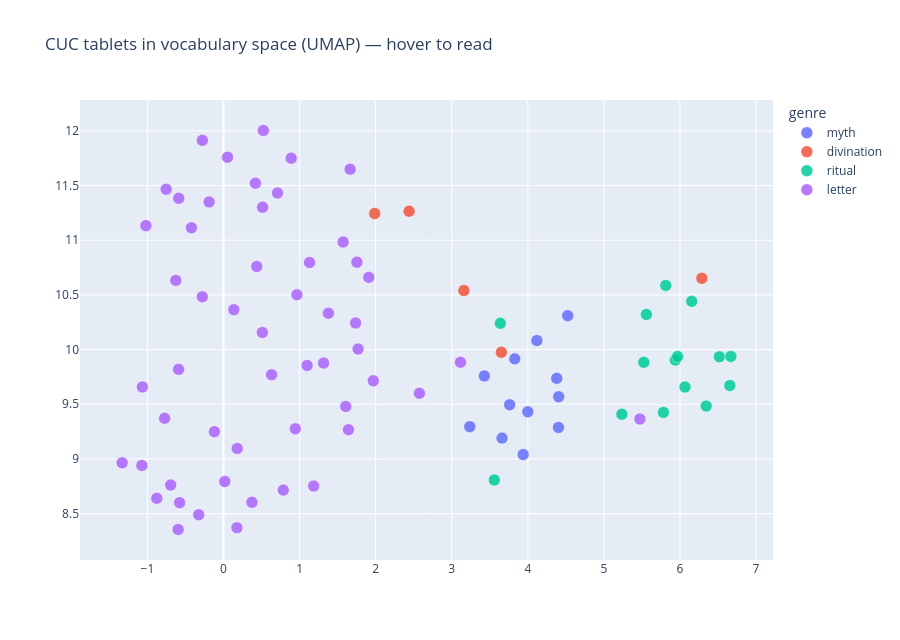

Notebook cell for this chart:
### Markdown cell above
## 3. The map — hover a point to read the tablet  ⭐
Colours are the *known* genres. Do they land in separate regions on their own?

### Code cell
import pandas as pd
import plotly.express as px

def preview(t, n=3):
    return "<br>".join(f"{r}: {l}" for r, l in zip(t["refs"][:n], t["lines"][:n]))

df = pd.DataFrame({
    "x": xy[:,0], "y": xy[:,1],
    "KTU": [t["ktu"] for t in sample], "name": [t["name"] for t in sample], "genre": genres,
    "words": [len(t["tokens"]) for t in sample],
    "text": [preview(t) for t in sample]})

fig = px.scatter(df, x="x", y="y", color="genre", hover_name="KTU",
                 hover_data={"x": False, "y": False, "name": True, "genre": True,
                             "words": True, "text": True},
                 title=f"CUC tablets in vocabulary space ({METHOD}) — hover to read")
fig.update_traces(marker=dict(size=12, opacity=0.85, line=dict(width=0.5, color="white")))
fig.update_layout(height=640, legend_title_text="genre",
                  xaxis_title="", yaxis_title="")
fig.show()

### Figure 1 — Plotly figure (JSON) as saved in the notebook; plotly's stock layout.template omitted (floating-point values rounded to 4 significant figures; data arrays with more than 128 entries replaced by an {"elided": "..."} marker saying what was removed)
{"data": [{"customdata": [["Baal Myth First Tablet", "myth", 462, "KTU 1.1 II 1: [ḥšk . ʿṣk . ʿbṣk . ʿ]my . pʿnk<br>KTU 1.1 II 2: [tlsmn . ʿmy . twt]ḥ . išdk<br>KTU 1.1 II 3: [tk . ḫršn]r . [t]ḥmk . w št"], ["Snake Bite Incantation", "myth", 473, "KTU 1.100 I 1: um . pḥl . pḥlt . bt . ʿn . bt . abn . bt . šmm . w thm<br>KTU 1.100 I 2: qrit . l špš . umh . špš . um . ql . bl . ʿm<br>KTU 1.100 I 3: il . mbk nhrm . b ʿdt . thmtm"], ["Incantation for Medical Treatment", "myth", 159, "KTU 1.114 I 1: il dbḥ . b bth . mṣd . ṣd . b qrb<br>KTU 1.114 I 2: hklh . ṣḥ . l qṣ . ilm . tlḥmn<br>KTU 1.114 I 3: ilm . w tštn . tštn ynʿd šbʿ"], ["Baal Myth Second Tablet", "myth", 857, "KTU 1.2 I 1: x<br>KTU 1.2 I 2: k ṯb . x<br>KTU 1.2 I 3: at . ypʿt . b a"], ["Shachar and Shalim and the Gracious Gods", "myth", 525, "KTU 1.23 I 1: iqra . ilm . nʿ[mm]<br>KTU 1.23 I 2: w ysmm . bn . šp<br>KTU 1.23 I 3: ytnm . qrt . l ʿly"], ["Nikkal and the Kotharat", "myth", 213, "KTU 1.24 I 1: ašr . nkl wib . <br>KTU 1.24 I 2: ḫrḫb . mlk . qẓ . ḫrḫb . m<br>KTU 1.24 I 3: lk . aġzt . b srr . špš"], ["Baal Myth Third Tablet", "myth", 1171, "KTU 1.3 I 1: al . tġl[ . ]bd[xxxxx]<br>KTU 1.3 I 2: p rdmn . ʿbd . ali[yn]<br>KTU 1.3 I 3: bʿl . sid . zbl . bʿl"], ["Baal Myth Fourth Tablet", "myth", 1612, "KTU 1.4 I 1: <br>KTU 1.4 I 2: y<br>KTU 1.4 I 3: "], ["Baal Myth Fifth Tablet", "myth", 663, "KTU 1.5 I 1: k tmḫṣ . ltn . bṯn . brḥ<br>KTU 1.5 I 2: tkly . bṯn . ʿqltn . š<br>KTU 1.5 I 3: šlyṭ . d . šbʿt . rašm"], ["Baal Myth Sixth Tablet", "myth", 1002, "KTU 1.6 I 1: l bʿl<br>KTU 1.6 I 2: ġr . b abn . td . psltm[ . b] [yʿr]<br>KTU 1.6 I 3: thdy . lḥm . w dqn . t[ṯ]l[ṯ]"], ["Myth", "myth", 129, "KTU 1.92 I 1: d ṯbil<br>KTU 1.92 I 2: ʿṯtrt ṣwd[t]<br>KTU 1.92 I 3: tlk bmdbr"], ["Incantation against Evil Eye", "myth", 58, "KTU 1.96 I 1: ʿnn . hlkt . w šnwt<br>KTU 1.96 I 2: tp . aḫh . k nʿm . aḫh . xxx<br>KTU 1.96 I 3: k ysmsm . tspi . širh"]], "hovertemplate": "<b>%{hovertext}</b><br><br>genre=%{customdata[1]}<br>name=%{customdata[0]}<br>words=%{customdata[2]}<br>text=%{customdata[3]}<extra></extra>", "hovertext": ["1.1", "1.100", "1.114", "1.2", "1.23", "1.24", "1.3", "1.4", "1.5", "1.6", "1.92", "1.96"], "legendgroup": "myth", "marker": {"color": "#636efa", "line": {"color": "white", "width": 0.5}, "opacity": 0.85, "size": 12, "symbol": "circle"}, "mode": "markers", "name": "myth", "orientation": "v", "showlegend": true, "type": "scatter", "x": [3.761, 3.939, 3.661, 4.0, 3.237, 4.524, 3.828, 3.428, 4.403, 4.405, 4.38, 4.119], "xaxis": "x", "y": [9.496, 9.04, 9.19, 9.431, 9.295, 10.31, 9.915, 9.759, 9.288, 9.569, 9.737, 10.08], "yaxis": "y"}, {"customdata": [["Malformed Animal Fetuses", "divination", 315, "KTU 1.103 I 1: ṯknt ṣin . [k] [t]ld at . abn . madtn tqln bḥwt<br>KTU 1.103 I 2: ʿlh nḥ[š . ]yaṯr yld . bhmth tʿṭpn<br>KTU 1.103 I 3: gm šš[xx . rġ]bn ykn bḥwt"], ["Protocol for Necromancy", "divination", 63, "KTU 1.124 I 1: k ymġy . adn<br>KTU 1.124 I 2: ilm . rbm . ʿm dtn<br>KTU 1.124 I 3: w yšal . mṯpẓ . yld"], ["Omen (shumma izbu)", "divination", 31, "KTU 1.140 I 1: k t[ld] [aṯt]<br>KTU 1.140 I 2: ḥw[t]<br>KTU 1.140 I 3: k tld[aṯt]"], ["KTU 1.163", "divination", 81, "KTU 1.163 I 1: [hm . xxxxxxxx]x . l x[xxxx]xx . bhm[tn . ]tḫlq<br>KTU 1.163 I 2: [hm . yrḫ] [xxx] . b ḥdṯ yrḫ . bnšm<br>KTU 1.163 I 3: [xxxxxxxx]n . thbẓn"], ["KTU 1.164", "divination", 72, "KTU 1.164 I 1: id . ydbḥ . mlk bḫmn<br>KTU 1.164 I 2: [xx]ś[x] . w šinm . l yšt<br>KTU 1.164 I 3: [i]d . ydbḥ . mlk . l ilib"]], "hovertemplate": "<b>%{hovertext}</b><br><br>genre=%{customdata[1]}<br>name=%{customdata[0]}<br>words=%{customdata[2]}<br>text=%{customdata[3]}<extra></extra>", "hovertext": ["1.103", "1.124", "1.140", "1.163", "1.164"], "legendgroup": "divination", "marker": {"color": "#EF553B", "line": {"color": "white", "width": 0.5}, "opacity": 0.85, "size": 12, "symbol": "circle"}, "mode": "markers", "name": "divination", "orientation": "v", "showlegend": true, "type": "scatter", "x": [1.988, 3.652, 2.439, 3.16, 6.287], "xaxis": "x", "y": [11.24, 9.976, 11.27, 10.54, 10.65], "yaxis": "y"}, {"customdata": [["A list of sacrifices", "ritual", 104, "KTU 1.105 I 1: [b]ġb . ršp mhbn š<br>KTU 1.105 I 2: šrp . w ṣp ḫršḫ<br>KTU 1.105 I 3: ʿlm . b ġb ḫyr"], ["A list of sacrifices", "ritual", 121, "KTU 1.106 I 1: l ršp . ḥgb . ʿṣrm<br>KTU 1.106 I 2: l inš . ilm . šrp<br>KTU 1.106 I 3: ydbil . gdlt . ya"], ["List of Sacrifices", "ritual", 160, "KTU 1.109 I 1: b arbʿt . ʿšr[t]<br>KTU 1.109 I 2: yrtḥṣ . mlk . b[rr]<br>KTU 1.109 I 3: b ym . mlat"], ["List of Sacrifices", "ritual", 139, "KTU 1.112 I 1: b yrḫ . ḫy[r . b] [ym]<br>KTU 1.112 I 2: ḥdṯ . ḫḏrġl . x[xxx]<br>KTU 1.112 I 3: ṯn šm . ḫmnh . w ṯql"], ["Ritual Calendar for the Month of Ibaalat and Another Month and a Prayer for Ugarit under Siege", "ritual", 174, "KTU 1.119 I 1: b yrḫ . ibʿlt . b ym[ . ]šbʿ<br>KTU 1.119 I 2: š . l bʿl . rʿkt . b[xx] [xxx] [xx]<br>KTU 1.119 I 3: w bt . bʿl . ugrt[ . xx] . š[xx]y"], ["A list of sacrifices", "ritual", 86, "KTU 1.130 I 1: x<br>KTU 1.130 I 2: [l]š x<br>KTU 1.130 I 3: l bʿl š"], ["Offerings to Hurrian gods", "ritual", 74, "KTU 1.132 I 1: b tšʿ ʿšrh<br>KTU 1.132 I 2: trbd . ʿrš[ . ]pd<br>KTU 1.132 I 3: ry . b bt . mlk"], ["Royal Funerary Text", "ritual", 134, "KTU 1.161 I 1: spr . dbḥ . ẓlm<br>KTU 1.161 I 2: qritm . rpim . a[rṣ]<br>KTU 1.161 I 3: qbitm . qbṣ . dd[n]"], ["KTU 1.168", "ritual", 53, "KTU 1.168 I 1: [i]d . yph . mlk . ršp . <br>KTU 1.168 I 2: ḥgb . ap . w npš<br>KTU 1.168 I 3: ksp . w ḫrṣ . kmm"], ["List of offerings with names of gods", "ritual", 133, "KTU 1.39 I 1: dqt . ṯʿ . ynt . ṯʿm . dqt . ṯʿm<br>KTU 1.39 I 2: mtntm wkbd . alp . š . l il<br>KTU 1.39 I 3: gdlt . ilhm . kṯkmn . w šnm . dqt"], ["Expiatory Ritual", "ritual", 387, "KTU 1.40 I 1: w npy<br>KTU 1.40 I 2: [w]npy . u[grt]<br>KTU 1.40 I 3: y . ulp . "], ["Vintage Ritual", "ritual", 338, "KTU 1.41 I 1: b yrḫ . [riš] [yn . b] [ym . ḥdṯ]<br>KTU 1.41 I 2: šmtr . [uṯkl . l] [il . šlmm]<br>KTU 1.41 I 3: b ṯlṯṯ ʿ[šrt . yrtḫṣ . mlk . brr]"], ["Palace Ritual Sacrifice", "ritual", 116, "KTU 1.43 I 1: k tʿrb . ʿṯtrt . ḫr . gb<br>KTU 1.43 I 2: bt mlk . ʿšr . ʿšr . b gb . bt . ilm<br>KTU 1.43 I 3: kbkbm . xtrmt . "], ["Ritual Purification", "ritual", 126, "KTU 1.46 I 1: [b] [ym] [ḥd]ṯ . slḫ . npš . ṯʿ w[ṯn]kbdm<br>KTU 1.46 I 2: [šl]mm . ṯn šm . w alp . l[dg]n<br>KTU 1.46 I 3: š . il š . bʿl š . dgn š"], ["A list of sacrifices beginning with the month Ra'shu-yeni", "ritual", 342, "KTU 1.87 I 1: [b] [y]rḫ . rišyn . b ym . ḥdṯ<br>KTU 1.87 I 2: [šmt]r . uṯlkl . l il . šlmm<br>KTU 1.87 I 3: b[ṯlṯt] . ʿšrt . yrtḥṣ . mlk"]], "hovertemplate": "<b>%{hovertext}</b><br><br>genre=%{customdata[1]}<br>name=%{customdata[0]}<br>words=%{customdata[2]}<br>text=%{customdata[3]}<extra></extra>", "hovertext": ["1.105", "1.106", "1.109", "1.112", "1.119", "1.130", "1.132", "1.161", "1.168", "1.39", "1.40", "1.41", "1.43", "1.46", "1.87"], "legendgroup": "ritual", "marker": {"color": "#00cc96", "line": {"color": "white", "width": 0.5}, "opacity": 0.85, "size": 12, "symbol": "circle"}, "mode": "markers", "name": "ritual", "orientation": "v", "showlegend": true, "type": "scatter", "x": [5.938, 6.518, 5.969, 5.558, 5.236, 5.525, 6.669, 3.639, 6.154, 6.655, 3.56, 6.344, 5.813, 5.782, 6.066], "xaxis": "x", "y": [9.905, 9.934, 9.937, 10.32, 9.41, 9.883, 9.937, 10.24, 10.44, 9.671, 8.808, 9.484, 10.59, 9.426, 9.658], "yaxis": "y"}, {"customdata": {"elided": "53x4 mixed values"}, "hovertemplate": "<b>%{hovertext}</b><br><br>genre=%{customdata[1]}<br>name=%{customdata[0]}<br>words=%{customdata[2]}<br>text=%{customdata[3]}<extra></extra>", "hovertext": ["2.10", "2.100", "2.101", "2.103", "2.104", "2.107", "2.108", "2.11", "2.13", "2.14", "2.16", "2.17", "2.21", "2.23", "2.26", "2.3", "2.30", "2.31", "2.32", "2.34", "2.35", "2.36", "2.38", "2.39", "2.4", "2.40", "2.41", "2.42", "2.44", "2.46", "2.47", "2.49", "2.50", "2.62", "2.63", "2.64", "2.68", "2.70", "2.71", "2.72", "2.73", "2.77", "2.82", "2.84", "2.85", "2.86", "2.87", "2.88", "2.89", "2.90", "2.97", "2.98", "2.99"], "legendgroup": "letter", "marker": {"color": "#ab63fa", "line": {"color": "white", "width": 0.5}, "opacity": 0.85, "size": 12, "symbol": "circle"}, "mode": "markers", "name": "letter", "orientation": "v", "showlegend": true, "type": "scatter", "x": [1.315, -0.694, -0.7742, 0.632, 0.9441, 1.643, 1.607, -1.332, -0.8767, 0.7861, -1.073, 0.5142, 0.1802, 0.05307, 0.9648, 1.769, 0.01716, 1.969, 0.1362, -0.5959, 0.4196, 1.572, 1.186, 1.909, 0.4374, -0.1896, 0.5109, 0.8898, 5.473, 0.3732, 1.665, 0.5236, -0.6265, 2.575, -0.2788, -0.4213, -1.067, -1.02, 0.1765, -0.5771, 1.754, 0.7095, -0.1198, 3.115, -0.3255, -0.7539, 1.099, 1.378, -0.5901, 1.131, -0.5878, -0.2778, 1.736], "xaxis": "x", "y": [9.877, 8.761, 9.373, 9.77, 9.275, 9.267, 9.48, 8.964, 8.641, 8.715, 8.94, 11.3, 9.096, 11.76, 10.5, 10.01, 8.793, 9.715, 10.37, 8.355, 11.52, 10.98, 8.752, 10.66, 10.76, 11.35, 10.16, 11.75, 9.365, 8.604, 11.65, 12.0, 10.63, 9.6, 10.48, 11.11, 9.659, 11.13, 8.371, 8.6, 10.8, 11.43, 9.25, 9.885, 8.49, 11.47, 9.856, 10.33, 9.819, 10.8, 11.38, 11.91, 10.24], "yaxis": "y"}], "layout": {"height": 640, "legend": {"title": {"text": "genre"}, "tracegroupgap": 0}, "title": {"text": "CUC tablets in vocabulary space (UMAP) — hover to read"}, "xaxis": {"anchor": "y", "domain": [0, 1], "title": {"text": ""}}, "yaxis": {"anchor": "x", "domain": [0, 1], "title": {"text": ""}}}}
